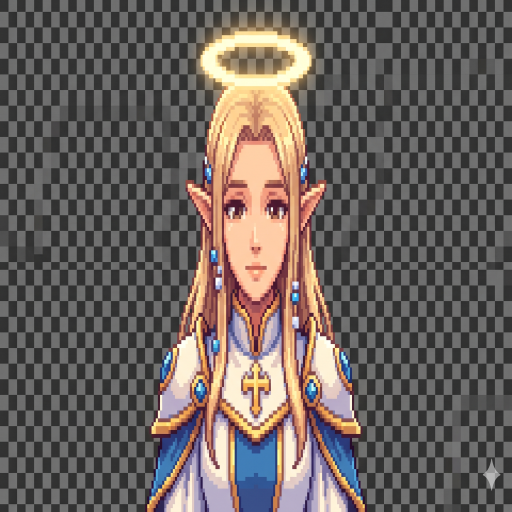
#> input picture assets/portraits/healer.webp, 512 x 512 px; its folder holds only this picture in this run
$ python make_pixel_v2.py
#> lines starting #> are read from the running program, lines starting #| are printed output that depends on the picture; after the words box and inside, x2 and y2 are one past the last pixel; in counts of white or black regions, pixels touching at a corner belong together
from pathlib import Path
from collections import deque
from PIL import Image, ImageEnhance, ImageFilter

ROOT = Path(__file__).resolve().parents[1]


def pixel_polish(
    src_rel: str,
    out_rel: str,
    scale: int,
    colors: int,
    contrast: float = 1.08,
    saturation: float = 0.92,
    background_mode: str = "all_edges",
    asset_kind: str = "default",
):
    src = ROOT / src_rel
    out = ROOT / out_rel
    img = Image.open(src).convert("RGBA")

    alpha = img.getchannel("A")
    rgb = img.convert("RGB")
    rgb = ImageEnhance.Contrast(rgb).enhance(contrast)
    rgb = ImageEnhance.Color(rgb).enhance(saturation)

    small_size = (max(1, img.width // scale), max(1, img.height // scale))
    small = rgb.resize(small_size, Image.Resampling.BOX)
    pal = small.quantize(colors=colors, method=Image.Quantize.MEDIANCUT, dither=Image.Dither.NONE).convert("RGB")
    polished = pal.resize(img.size, Image.Resampling.NEAREST).convert("RGBA")

    # Keep transparent or cutout edges clean, then add a restrained warm outline for readability.
    polished.putalpha(alpha)
    edge = alpha.filter(ImageFilter.FIND_EDGES).point(lambda p: 180 if p > 18 else 0)
    outline = Image.new("RGBA", img.size, (43, 26, 17, 0))
    outline.putalpha(edge)
    polished = Image.alpha_composite(outline, polished)

    polished = remove_border_background(polished, mode=background_mode)
    if asset_kind == "weapon":
        polished = boost_weapon_sprite(polished)

    out.parent.mkdir(parents=True, exist_ok=True)
    polished.save(out, quality=95, method=6)


def remove_border_background(img: Image.Image, mode: str = "all_edges") -> Image.Image:
    img = img.convert("RGBA")
    alpha = img.getchannel("A")

    if mode in ("checker", "checker_dark"):
        out = img.copy()
        out_pix = out.load()
        w, h = out.size
        for y in range(h):
            for x in range(w):
                r, g, b, a = out_pix[x, y]
                if a > 0 and is_checker_gray((r, g, b), dark=(mode == "checker_dark")):
                    out_pix[x, y] = (r, g, b, 0)
        return out

    w, h = img.size
    pix = img.load()
    alpha_pix = alpha.load()
    border = []
    for x in range(w):
        if alpha_pix[x, 0] > 0:
            border.append(pix[x, 0][:3])
        if mode != "portrait" and alpha_pix[x, h - 1] > 0:
            border.append(pix[x, h - 1][:3])
    for y in range(h):
        if alpha_pix[0, y] > 0:
            border.append(pix[0, y][:3])
        if alpha_pix[w - 1, y] > 0:
            border.append(pix[w - 1, y][:3])
    if not border:
        return img

    # Deduplicate border colors. Baked checkerboard backgrounds usually use
    # several close gray/purple tones; the dark subject outline blocks flood-in.
    seeds = []
    for c in border:
        if all(color_distance(c, s) > 10 for s in seeds):
            seeds.append(c)

    def is_background(c):
        r, g, b = c
        seed_match = any(color_distance(c, s) <= (34 if mode == "portrait" else 42) for s in seeds)
        gray_checker = mode != "portrait" and (max(c) - min(c) <= 18 and 70 <= (r + g + b) / 3 <= 235)
        return seed_match or gray_checker

    seen = [[False] * w for _ in range(h)]
    mask = [[False] * w for _ in range(h)]
    q = deque()
    for x in range(w):
        q.append((x, 0))
        if mode != "portrait":
            q.append((x, h - 1))
    for y in range(h):
        q.append((0, y))
        q.append((w - 1, y))

    while q:
        x, y = q.popleft()
        if x < 0 or x >= w or y < 0 or y >= h or seen[y][x]:
            continue
        seen[y][x] = True
        if alpha_pix[x, y] == 0:
            continue
        if not is_background(pix[x, y][:3]):
            continue
        mask[y][x] = True
        q.extend(((x + 1, y), (x - 1, y), (x, y + 1), (x, y - 1)))

    out = img.copy()
    out_pix = out.load()
    for y in range(h):
        for x in range(w):
            if mask[y][x]:
                out_pix[x, y] = out_pix[x, y][:3] + (0,)
    return out


def color_distance(a, b):
    return sum((a[i] - b[i]) ** 2 for i in range(3)) ** 0.5


def is_checker_gray(c, dark=False):
    r, g, b = c
    avg = (r + g + b) / 3
    if dark:
        return max(c) - min(c) <= 32 and 10 <= avg <= 230
    return max(c) - min(c) <= 20 and 65 <= avg <= 225


def boost_weapon_sprite(img: Image.Image) -> Image.Image:
    img = img.convert("RGBA")
    alpha = img.getchannel("A")
    bbox = alpha.getbbox()
    if not bbox:
        return img

    x0, y0, x1, y1 = bbox
    bw, bh = x1 - x0, y1 - y0
    crop = img.crop(bbox)

    # Thin weapons need more screen presence after the baked checkerboard is removed.
    long_edge = max(bw, bh)
    target_long = 220 if long_edge < 170 else min(230, long_edge)
    scale = max(1.0, target_long / max(1, long_edge))
    nw, nh = max(1, int(round(bw * scale))), max(1, int(round(bh * scale)))
    crop = crop.resize((nw, nh), Image.Resampling.NEAREST)

    crop_alpha = crop.getchannel("A")
    outline_radius = 5 if min(nw, nh) < 42 else 3
    expanded = crop_alpha.filter(ImageFilter.MaxFilter(outline_radius))
    outline = Image.new("RGBA", crop.size, (42, 25, 17, 0))
    outline.putalpha(expanded)
    crop = Image.alpha_composite(outline, crop)

    out = Image.new("RGBA", img.size, (0, 0, 0, 0))
    ox = (img.width - nw) // 2
    oy = (img.height - nh) // 2
    out.alpha_composite(crop, (ox, oy))
    return out


def make_v2_path(path: Path) -> Path:
    return path.with_name(f"{path.stem}_v2{path.suffix}")


def make_asset_set():
    for src in sorted((ROOT / "assets" / "portraits").glob("*.webp")):
      if src.stem.endswith("_v2"):
          continue
      pixel_polish(
          str(src.relative_to(ROOT)),
          str(make_v2_path(src).relative_to(ROOT)),
          scale=2,
          colors=42,
          contrast=1.12,
          saturation=0.86,
          background_mode="portrait",
      )
#> in pixel_polish, `alpha = img.getchannel("A")`: alpha: PIL image 512x512 L; every value is 255
#> in pixel_polish, rgb is the input picture: PIL image 512x512 RGB; mean R, G, B 108.2, 99.3, 95.4
#> in pixel_polish, `edge = alpha.filter(ImageFilter.FIND_EDGES).point(lambda p: 180 if p >..`:
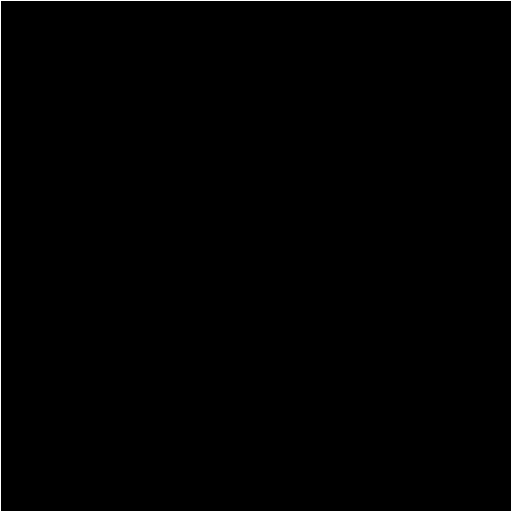
#> edge: PIL image 512x512 L; values 0 (black) and 180 (white), 0.78% white in thin lines or dots
#> in pixel_polish, `outline.putalpha(edge)`:
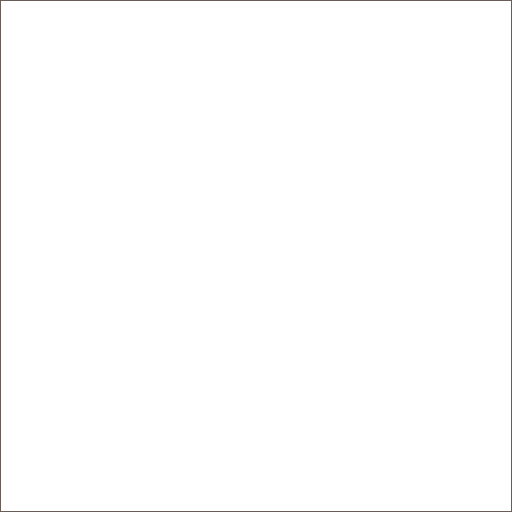
#> outline: PIL image 512x512 RGBA; mean R, G, B, A 43, 26, 17, 1.4; transparent parts drawn white
#> after the loop in remove_border_background, `for x in range(w):`: border = 512 items, first 6: (43, 43, 43), (43, 43, 43), (43, 43, 43), (43, 43, 43), (43, 43, 42), (43, 43, 42)
#> after the loop in remove_border_background, `for y in range(h):`: border = 1536 items, first 6: (43, 43, 43), (43, 43, 43), (43, 43, 43), (43, 43, 43), (43, 43, 42), (43, 43, 42)
#> the loop in remove_border_background, `for c in border:` made 1536 passes
#> after the loop in remove_border_background, `for c in border:`: seeds = [(43, 43, 43), (91, 90, 90), (110, 110, 110), (83, 83, 83), (56, 55, 56), (48, 49, 55), (77, 76, 76), (95, 98, 103), (62, 63, 63)]
#> in remove_border_background, `seen = [[False] * w for _ in range(h)]`: seen = 512 items

    for src in sorted((ROOT / "assets" / "weapons").glob("*.webp")):
      if src.stem.endswith("_v2"):
          continue
      bg_mode = "checker_dark" if src.stem == "wand" else "checker"
      pixel_polish(
          str(src.relative_to(ROOT)),
          str(make_v2_path(src).relative_to(ROOT)),
          scale=2,
          colors=24,
          contrast=1.15,
          saturation=0.88,
          background_mode=bg_mode,
          asset_kind="weapon",
      )
#> call 2 of pixel_polish, with src_rel = 'assets/weapons/sword_1h.webp', out_rel = 'assets/weapons/sword_1h_v2.webp', scale = 2, colors = 24, contrast = 1.15, saturation = 0.88, background_mode = 'checker', asset_kind = 'weapon'
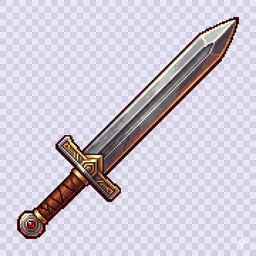
#> input picture assets/weapons/sword_1h.webp, 256 x 256 px
#> in pixel_polish (call 2), `alpha = img.getchannel("A")`: alpha: PIL image 256x256 L; every value is 255
#> in pixel_polish, rgb is the input picture: PIL image 256x256 RGB; mean R, G, B 207, 200.5, 214.6
#> in pixel_polish (call 2), `edge = alpha.filter(ImageFilter.FIND_EDGES).point(lambda p: 180 if p >..`: edge: PIL image 256x256 L; values 0 (black) and 180 (white), 1.6% white in thin lines or dots
#> in boost_weapon_sprite, `alpha = img.getchannel("A")`: alpha: PIL image 256x256 L; 64.8% white; 318 black regions (87 under 20 px), largest, box (x1, y1, x2, y2) and area: (80, 14, 236, 154) 2888, (0, 148, 44, 204) 796, (52, 116, 92, 172) 440
#> in boost_weapon_sprite, `expanded = crop_alpha.filter(ImageFilter.MaxFilter(outline_radius))`: expanded: PIL image 256x256 L; 88.1% white; 523 black regions (475 under 20 px), largest, box (x1, y1, x2, y2) and area: (117, 29, 223, 131) 796, (133, 91, 171, 129) 76, (21, 215, 31, 225) 32
#> in boost_weapon_sprite, `outline.putalpha(expanded)`:
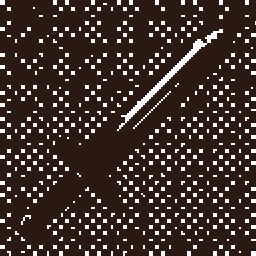
#> outline: PIL image 256x256 RGBA; mean R, G, B, A 42, 25, 17, 224.6; transparent parts drawn white
#> in boost_weapon_sprite, `out = Image.new("RGBA", img.size, (0, 0, 0, 0))`: out: PIL image 256x256 RGBA; every value is 0

    for src in sorted((ROOT / "assets" / "ui").glob("*.webp")):
      if src.stem.endswith("_v2"):
          continue
      is_badge = src.stem.startswith("badge_")
      pixel_polish(
          str(src.relative_to(ROOT)),
          str(make_v2_path(src).relative_to(ROOT)),
          scale=2,
          colors=28 if is_badge else 22,
          contrast=1.12 if is_badge else 1.14,
          saturation=0.9 if is_badge else 0.88,
      )
#> call 3 of pixel_polish, with src_rel = 'assets/ui/hammer.webp', out_rel = 'assets/ui/hammer_v2.webp', scale = 2, colors = 22, contrast = 1.14, saturation = 0.88, background_mode = 'all_edges', asset_kind = 'default'
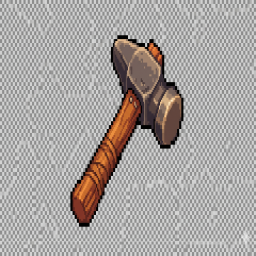
#> input picture assets/ui/hammer.webp, 256 x 256 px
#> in pixel_polish, rgb is the input picture: PIL image 256x256 RGB; mean R, G, B 168.3, 163.4, 161.1
#> in pixel_polish (call 3), `polished = pal.resize(img.size, Image.Resampling.NEAREST).convert("RGB..`:
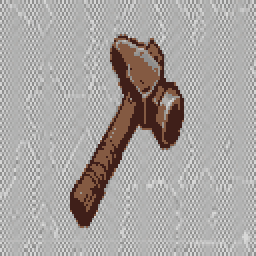
#> polished: PIL image 256x256 RGBA; mean R, G, B, A 168.1, 163.8, 161.5, 255


def make_sheet():
    pairs = []
    for name in ["knight", "paladin", "mage", "rogue", "ranger", "healer", "mercenary"]:
        pairs.append((name, ROOT / f"assets/portraits/{name}.webp", ROOT / f"assets/portraits/{name}_v2.webp"))
    pairs.extend([
        ("sword_1h", ROOT / "assets/weapons/sword_1h.webp", ROOT / "assets/weapons/sword_1h_v2.webp"),
        ("hammer", ROOT / "assets/ui/hammer.webp", ROOT / "assets/ui/hammer_v2.webp"),
    ])
    cell = 256
    label_h = 30
    sheet = Image.new("RGB", (cell * 2, (cell + label_h) * len(pairs)), (28, 22, 17))
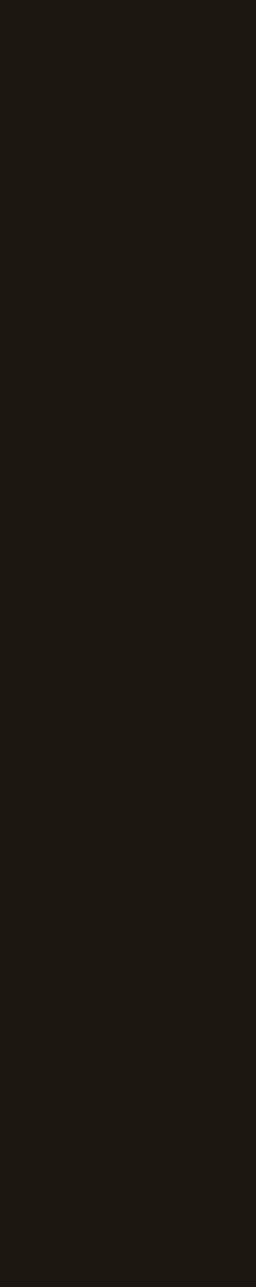
#> sheet: PIL image 512x2574 RGB (shown at 1/2 size); mean R, G, B 28, 22, 17
    for row, (name, old_path, new_path) in enumerate(pairs):
        y = row * (cell + label_h)
        for col, path in enumerate([old_path, new_path]):
#> (the run stopped early here; a loop or call above may not have finished)
